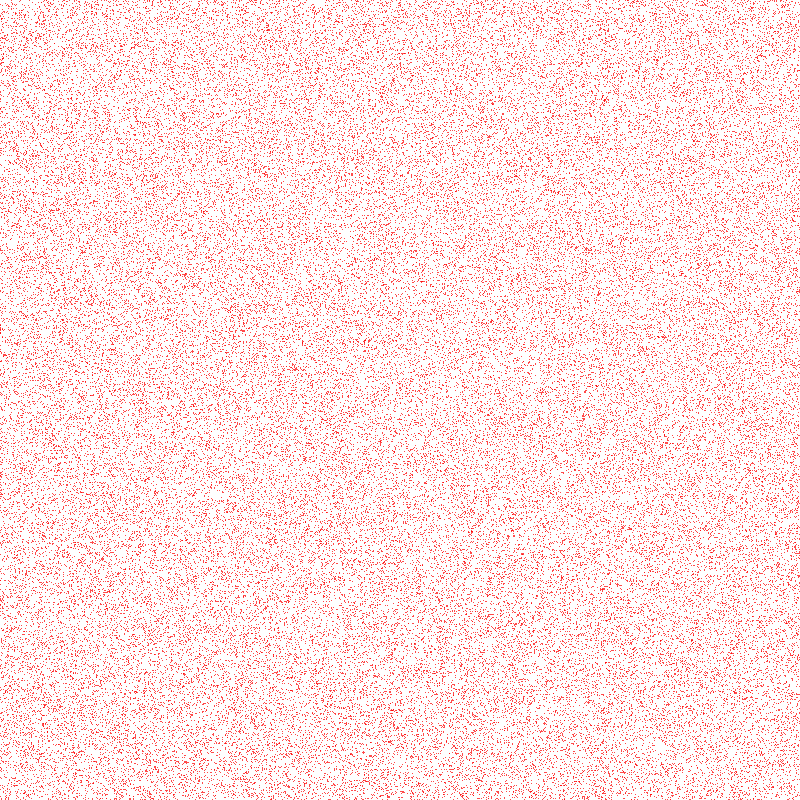
Frame 1 (no input)
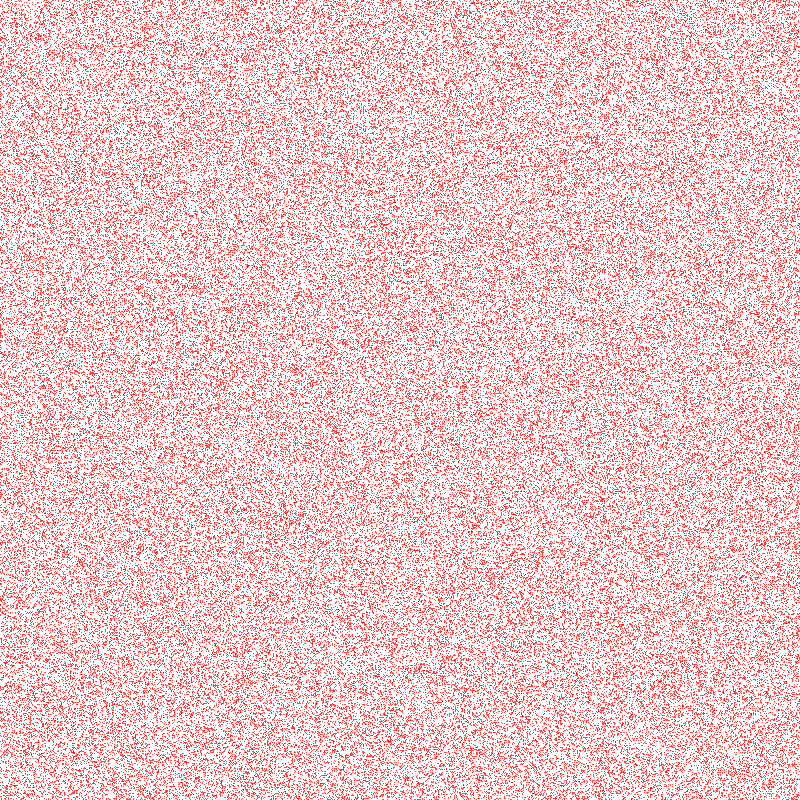
Frame 2 (the mouse pressed at the canvas centre, redrawn once)

The Processing sketch that drew these frames (run headless with seeded random() and noise(); the mouse was pressed at the canvas centre and the sketch redrawn once):

// Processing sketch: random2D
// ── random2D.pde
int n = 100000;


void setup(){
  size(800,800);
  background(255);
  noLoop();
}


void draw(){
  
  for(int i=0; i<n; i++){
    float xr = random(0, width);
    float yr = random(0, height);
    stroke(255,0,0);
    point(xr, yr);
  }
  
}
